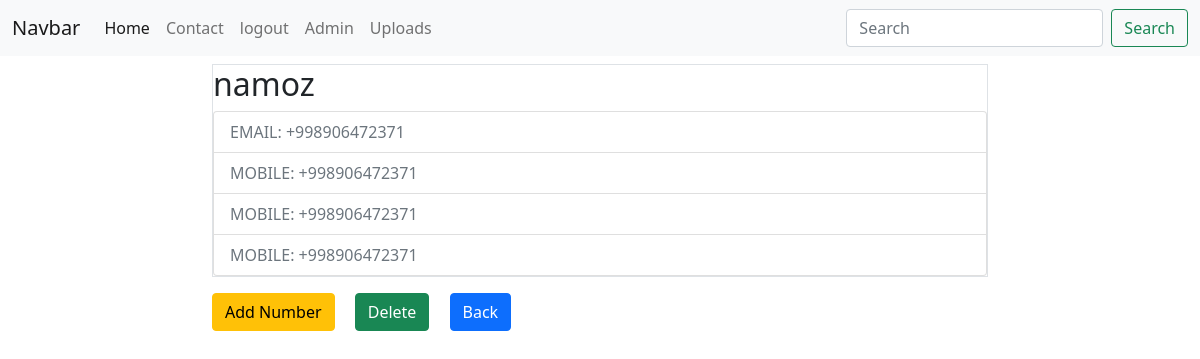
The app's page /contact/get/3 (signed in) with its own data.
### contact/models.py (models this page shows, shortened)
class Contact(models.Model):
    name = models.CharField(max_length=200)
    created_by = models.ForeignKey(User, on_delete=models.CASCADE, null=False, default=1)
    class Meta:
        db_table = 'contact'

class PhoneNumber(models.Model):
    number = models.CharField(max_length=200, null=False, blank=True)
    contact = models.ForeignKey(Contact, on_delete=models.CASCADE, null=False, blank=True,
                                related_name='phone')
    type = models.CharField(max_length=50, choices=NumberType.choice())
    class Meta:
        db_table = 'phone_number'

### contact/views.py (the view)
# urls.py: path('get/<int:contact_id>', get, name='get'),
@login_required()
def get(request, contact_id):
    contact = get_object_or_404(Contact, id=contact_id)
    return render(request, "detail.html", {"contact": contact})

### contact/templates/detail.html (shortened to what this page needs)
{% extends "base.html" %}
{% block content %}
    <div class="row">
        <div class="offset-2 col-8">
                <div class="border border-1 m-2">
                    <h2>{{ contact.name }}</h2>
                    <ul class="list-group">
                        {% for phonenumber in contact.phone.all %}
                            <li class="list-group-item disabled" aria-disabled="true">{{ phonenumber.type }}:  {{ phonenumber.number}}</li>
                            {% endfor %}
                    </ul>
                </div>
            <a href="{% url 'contact:add_number_page' contact.id %}" class="btn btn-warning m-2">Add Number</a>
            <a href="{% url 'contact:delete_page' contact.id%}" class="btn btn-success m-2">Delete</a>
            <a href="{% url 'contact:list' %}" class="btn btn-primary m-2">Back</a>
        </div>
    </div>
{% endblock %}

### records on screen
Contact: name "namoz"
PhoneNumber: type "EMAIL", number "+998906472371"
PhoneNumber: type "MOBILE", number "+998906472371"
PhoneNumber: type "MOBILE", number "+998906472371"
PhoneNumber: type "MOBILE", number "+998906472371"
